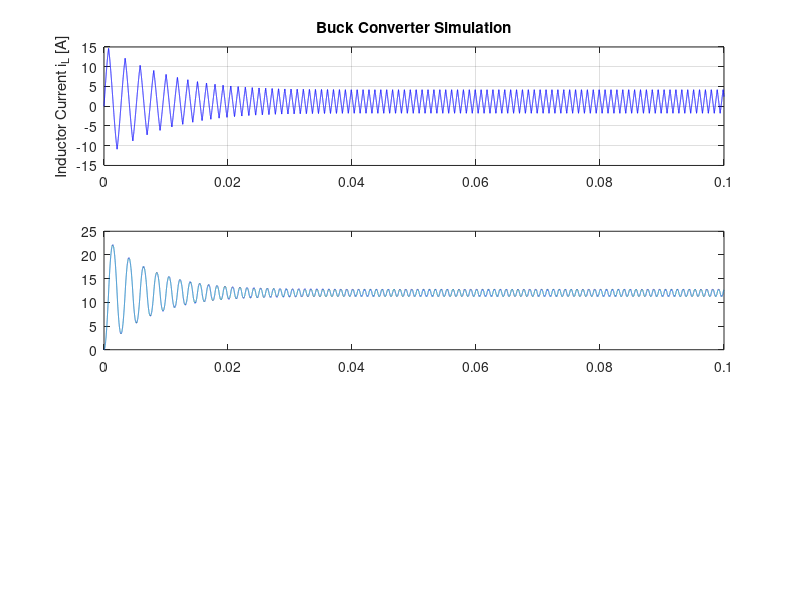

Reproduce this figure in MATLAB. (Note: this script raises an error after producing the figure.)
% Buck Converter Simulation in MATLAB (ODE-based, no Simulink required)
% This script models a buck converter as a hybrid system using two modes.

clear; clc;

%% Parameters
Vin = 24;           % Input voltage [V]
L = 1e-3;           % Inductance [H]
C = 470e-6;         % Capacitance [F]
R = 10;             % Load resistance [Ohm]
Vref = 12;          % Reference voltage [V]
hyst = 0.02;        % Smaller hysteresis for better switching [V]
Tsim = 0.1;         % Longer simulation time [s]

% Initial conditions
x0 = [0; 0];        % [iL; Vout]

%% Time settings
dt = 1e-6;                      % Time step
t = 0:dt:Tsim;                  % Time vector
x = zeros(2, length(t));        % State vector: [iL; Vout]
x(:,1) = x0;
mode = zeros(1, length(t));     % 1 = switch ON, 0 = switch OFF
mode(1) = 1;                    % Start with switch ON

%% Simulation loop (hybrid dynamics)
for k = 1:length(t)-1
    iL = x(1,k);
    Vout = x(2,k);

    % Hysteresis control logic
    if mode(k) == 1 && Vout >= Vref + hyst
        mode(k+1) = 0;  % Turn OFF
    elseif mode(k) == 0 && Vout <= Vref - hyst
        mode(k+1) = 1;  % Turn ON
    else
        mode(k+1) = mode(k);  % Hold previous state
    end

    % Continuous dynamics
    if mode(k+1) == 1
        % Switch ON
        diL = (Vin - Vout)/L;
    else
        % Switch OFF (diode conducts)
        diL = -Vout/L;
    end
    dVout = (iL - Vout/R)/C;

    % Euler integration
    x(1,k+1) = iL + dt*diL;
    x(2,k+1) = Vout + dt*dVout;
end

%% Plot results
figure;
subplot(3,1,1);
plot(t, x(1,:), 'b');
ylabel('Inductor Current i_L [A]');
title('Buck Converter Simulation');
grid on;

subplot(3,1,2);
plot(t, x(2,:));
hold on; 
yline(Vref, '--k'); 
yline(Vref + hyst, '--r'); 
yline(Vref - hyst, '--g');
ylabel('Capacitor Voltage V_C [V]');
legend('V_C','V_{ref}', 'V_{ref} + hyst', 'V_{ref} - hyst');
grid on;

subplot(3,1,3);
stairs(t, mode, 'k');
xlabel('Time [s]');
ylabel('Switch State');
yticks([0 1]); yticklabels({'OFF', 'ON'});
title('Switching Behavior');
grid on;



%% Export to CSV
T = table(t', x(1,:)', x(2,:)', mode', ...
    repmat(24, numel(t), 1), ...          % Vin
    repmat(1e-3, numel(t), 1), ...        % L
    repmat(470e-6, numel(t), 1), ...      % C
    repmat(10, numel(t), 1), ...          % R
    'VariableNames', {'Time_s', 'InductorCurrent_A', 'CapacitorVoltage_V', 'SwitchState', ...
                      'Vin_V', 'L_H', 'C_F', 'R_Ohm'});


writetable(T, 'buck_converter_output.csv');
